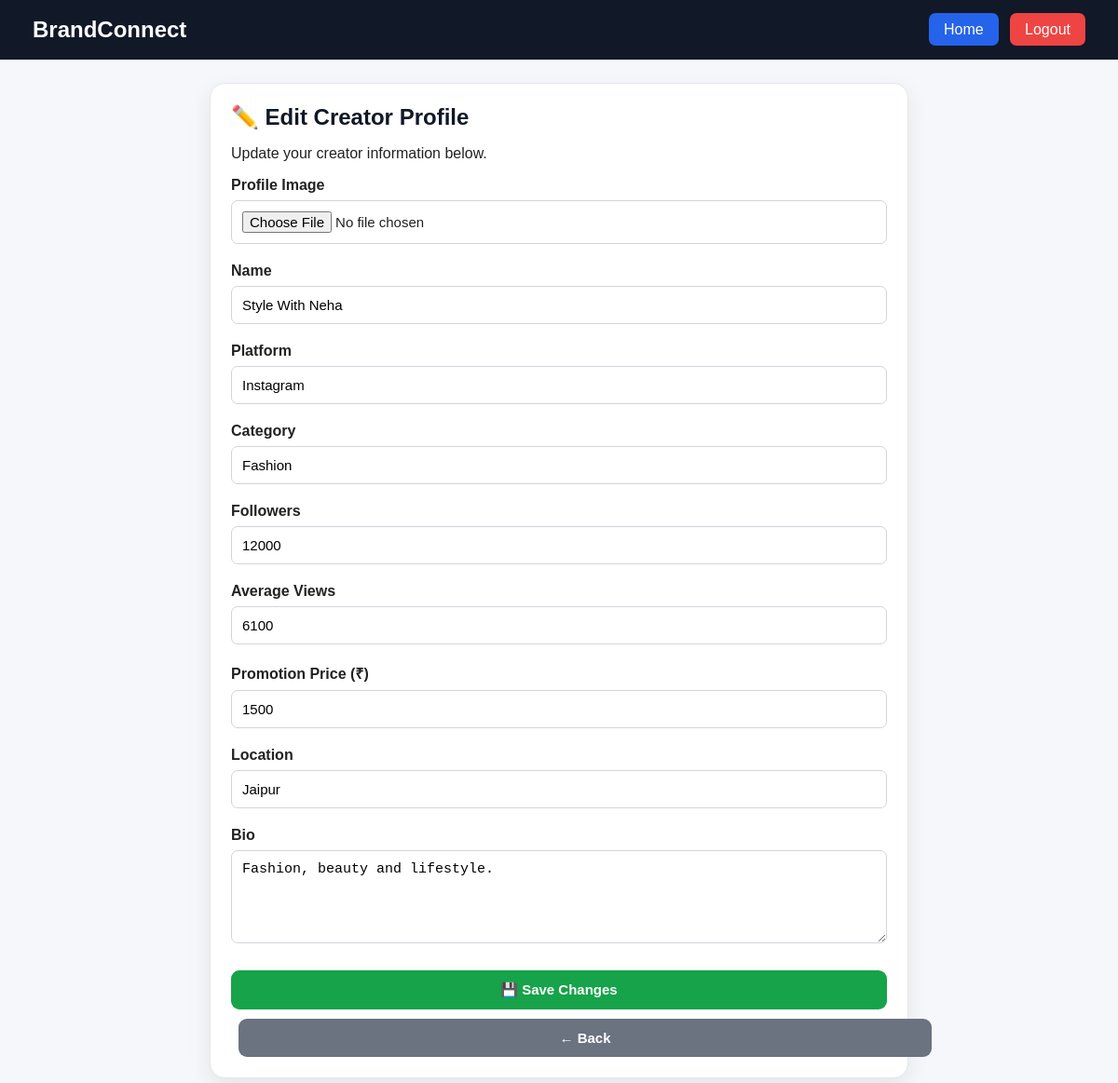
The app's page /edit-creator-profile (signed in) with its own data.
### tables this page shows
CREATE TABLE creators (
        id INTEGER PRIMARY KEY AUTOINCREMENT,
        name TEXT NOT NULL,
        platform TEXT NOT NULL,
        category TEXT NOT NULL,
        followers INTEGER NOT NULL,
        avg_views INTEGER NOT NULL,
        price INTEGER NOT NULL,
        location TEXT NOT NULL,
        bio TEXT DEFAULT ''
    , image_url TEXT DEFAULT '');

### backend/app.py (the view, shortened to what this page needs)
@app.route("/edit-creator-profile", methods=["GET", "POST"])
def edit_creator_profile():
    if "user_id" not in session:
        return redirect(url_for("login"))
    if session["user_role"] != "creator":
        return "Access denied", 403
    conn = db()
    creator = conn.execute(
        "SELECT * FROM creators WHERE id = (SELECT creator_id FROM users WHERE id = ?)",
        (session["user_id"],)
    ).fetchone()
    if not creator:
        conn.close()
        return "Creator profile not found", 404
    conn.close()
    return render_template(
        "edit_creator_profile.html",
        creator=creator
    )

### backend/app.py (called while the page is built)
def db():
    conn = sqlite3.connect(DB)
    conn.row_factory = sqlite3.Row
    return conn

### frontend/templates/edit_creator_profile.html (shortened to what this page needs)
<!DOCTYPE html>
<html lang="en">
<head>
</head>
<body>
    <div class="navbar">
        <h2>BrandConnect</h2>
        <div class="nav-links">
            <a href="/" class="home">Home</a>
            <a href="{{ url_for('logout') }}" class="logout">Logout</a>
        </div>
    </div>
    <div class="container">
        <div class="card">
            <h1>✏️ Edit Creator Profile</h1>
            <p>Update your creator information below.</p>
            <form method="POST" enctype="multipart/form-data">
                <div class="form-group">
                    <label for="image">Profile Image</label>
                    <input id="image" type="file" name="image" accept="image/png,image/jpeg,image/webp">
                </div>
                <div class="form-group">
                    <label>Name</label>
                    <input
                        type="text"
                        name="name"
                        value="{{ creator['name'] }}"
                        required>
                </div>
                <div class="form-group">
                    <label>Platform</label>
                    <input
                        type="text"
                        name="platform"
                        value="{{ creator['platform'] }}"
                        required>
                </div>
                <div class="form-group">
                    <label>Category</label>
                    <input
                        type="text"
                        name="category"
                        value="{{ creator['category'] }}"
                        required>
                </div>
                <div class="form-group">
                    <label>Followers</label>
                    <input
                        type="number"
                        name="followers"
                        value="{{ creator['followers'] }}"
                        min="0"
                        required>
                </div>
                <div class="form-group">
                    <label>Average Views</label>
                    <input
                        type="number"
                        name="avg_views"
                        value="{{ creator['avg_views'] }}"
                        min="0"
                        required>
                </div>
                <div class="form-group">
                    <label>Promotion Price (₹)</label>
                    <input
                        type="number"
                        name="price"
                        value="{{ creator['price'] }}"
                        min="0"
                        required>
                </div>
                <div class="form-group">
                    <label>Location</label>
                    <input
                        type="text"
                        name="location"
                        value="{{ creator['location'] }}"
                        required>
                </div>
                <div class="form-group">
                    <label>Bio</label>
                    <textarea
                        name="bio"
                        required>{{ creator['bio'] }}</textarea>
                </div>
                <div class="buttons">
                    <button type="submit">
                        💾 Save Changes
                    </button>
                    <a
                        href="{{ url_for('creator_dashboard') }}"
                        class="back">
                        ← Back
                    </a>
                </div>
            </form>
        </div>
    </div>
</body>
</html>

### frontend/templates/edit_creator_profile.html (style rules this page uses)
body { margin: 0; font-family: Arial, sans-serif; background: #f5f7fb; color: #222; }
.navbar { background: #111827; color: white; padding: 18px 35px; display: flex; justify-content: space-between; align-items: center; }
.navbar h2 { margin: 0; }
.nav-links a { color: white; text-decoration: none; padding: 9px 16px; border-radius: 7px; margin-left: 8px; }
.home { background: #2563eb; }
.logout { background: #ef4444; }
.container { max-width: 750px; margin: auto; padding: 35px 20px; }
.card { background: white; padding: 32px; border-radius: 16px; box-shadow: 0 8px 24px rgba(0,0,0,0.08); border: 1px solid #e5e7eb; }
.card h1 { margin-top: 0; margin-bottom: 10px; font-size: 28px; color: #111827; }
.form-group { margin-bottom: 20px; }
label { display: block; font-weight: bold; margin-bottom: 7px; }
input, textarea, select { width: 100%; box-sizing: border-box; padding: 11px; border: 1px solid #d1d5db; border-radius: 7px; font-size: 15px; }
textarea { min-height: 100px; resize: vertical; }
.buttons { margin-top: 25px; }
button, .back { border: none; padding: 12px 20px; border-radius: 9px; color: white; text-decoration: none; cursor: pointer; font-size: 15px; font-weight: 600; transition: 0.2s ease; }
button { background: #16a34a; }
.back { background: #6b7280; margin-left: 8px; }
.card { padding: 22px; }
.card h1 { font-size: 24px; }
.container { padding: 25px 15px; }
.buttons { display: flex; flex-direction: column; gap: 10px; }
button, .back { width: 100%; text-align: center; }

### records on screen
creators: name "Style With Neha", platform "Instagram", category "Fashion", followers "12000", avg_views "6100", price "1500", location "Jaipur", bio "Fashion, beauty and lifestyle."
